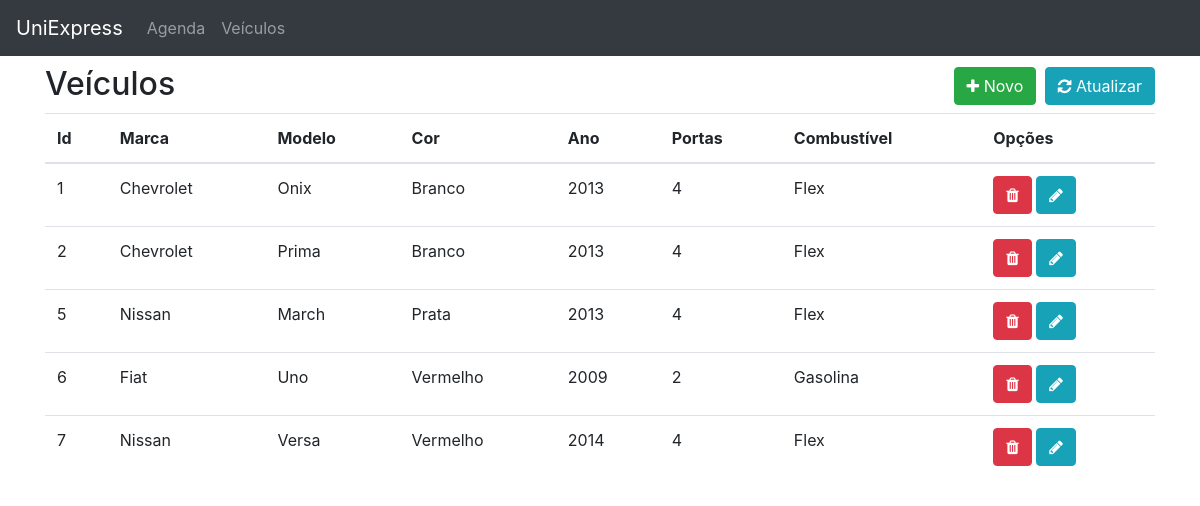
Page /views/Veiculo/index.php on the committed database.
### tables this page shows
CREATE TABLE `veiculo` (
  `id` int(11) NOT NULL,
  `marca` varchar(150) NOT NULL,
  `modelo` varchar(100) NOT NULL,
  `cor` varchar(100) NOT NULL,
  `ano` int(11) NOT NULL,
  `portas` int(11) NOT NULL,
  `combustivel` varchar(100) NOT NULL
);

### api/Database/Veiculo.php (called while the page is built, shortened)
<?php
    Class Veiculo {
        public static function all(){
            $pdo = Database::connection();
            $sql = 'SELECT * FROM veiculo';
            $query = $pdo->query($sql);
            return $query->fetchAll(PDO::FETCH_ASSOC);
        }
    }
?>

### views/Veiculo/index.php (the view, shortened to what this page needs)
<?php
require_once('../../api/Database/Veiculo.php');
include(HEADER_TEMPLATE);
$veiculos = Veiculo::all();
?>
<header>
    <div class="row">
        <div class="col-md-6">
            <h2>Veículos</h2>
        </div>
        <div class="col-sm-6 text-right h2">
            <a href="cadastro.php" class="btn btn-success"><i class="fa fa-plus"></i> Novo</a>
            <a class="btn btn-info" href="index.php"><i class="fa fa-refresh"></i> Atualizar</a>
        </div>
    </div>
</header>
<table class="table table-hover">
    <thead>
        <th>Id</th>
        <th>Marca</th>
        <th>Modelo</th>
        <th>Cor</th>
        <th>Ano</th>
        <th>Portas</th>
        <th>Combustível</th>
        <th>Opções</th>
    </thead>
    <tbody>
        <?php if($veiculos) : ?>
        <?php foreach($veiculos as $veiculo) :?>
            <tr>
                <td><?php echo $veiculo['id'] ?></td>
                <td><?php echo $veiculo['marca'] ?></td>
                <td><?php echo $veiculo['modelo'] ?></td>
                <td><?php echo $veiculo['cor'] ?></td>
                <td><?php echo $veiculo['ano'] ?></td>
                <td><?php echo $veiculo['portas'] ?></td>
                <td><?php echo $veiculo['combustivel'] ?></td>
                <td>
                    <a href="excluir.php?id=<?php echo $veiculo['id']; ?>" class="btn btn-danger" title="Excluir"><i class="fa fa-trash"></i></a>
                    <a href="editar.php?id=<?php echo $veiculo['id'];?>" class="btn btn-info" title="Editar"><i class="fa fa-pencil"></i></a>
                </td>
            </tr>
        <?php endforeach ?>
        <?php else : ?>
            <tr>
                <td colspan="6">Nenhum registro encontrado.</td>
            </tr>
        <?php endif ?>
    </tbody>
</table>
<?php include(FOOTER_TEMPLATE); ?>

### inc/header.php (shortened to what this page needs)
<!DOCTYPE html>
<html lang="en">
<head>
    <link rel="stylesheet" href="<?php echo BASEURL?>css/bootstrap.min.css">
    <link rel="stylesheet" href="<?php echo BASEURL?>css/font-awesome.min.css">
</head>
<body>
    <nav class="navbar navbar-expand-lg navbar navbar-dark bg-dark fixed-top">
            <a class="navbar-brand" href="<?php echo BASEURL;?>index.php">UniExpress</a>
            <div class="collapse navbar-collapse" id="navbarNavDropdown">
                <ul class="navbar-nav">
                    <li class="nav-item">
                        <a class="nav-link" href="<?php echo BASEURL;?>views/Agenda/index.php">Agenda</a>
                    </li>
                    <li class="nav-item">
                        <a class="nav-link" href="<?php echo BASEURL;?>views/Veiculo/index.php">Veículos</a>
                    </li>
                </ul>
            </div>
        </nav>
        <main class="container" id="corpo">

### inc/footer.php
        </main>
</body>
</html>

### inc/header.php (style rules this page uses)
body { padding-top: 65px; padding-bottom: 50px; }

### rows in the picture
veiculo: id "1", marca "Chevrolet", modelo "Onix", cor "Branco", ano "2013", portas "4", combustivel "Flex"
veiculo: id "2", marca "Chevrolet", modelo "Prima", cor "Branco", ano "2013", portas "4", combustivel "Flex"
veiculo: id "5", marca "Nissan", modelo "March", cor "Prata", ano "2013", portas "4", combustivel "Flex"
veiculo: id "6", marca "Fiat", modelo "Uno", cor "Vermelho", ano "2009", portas "2", combustivel "Gasolina"
veiculo: id "7", marca "Nissan", modelo "Versa", cor "Vermelho", ano "2014", portas "4", combustivel "Flex"
